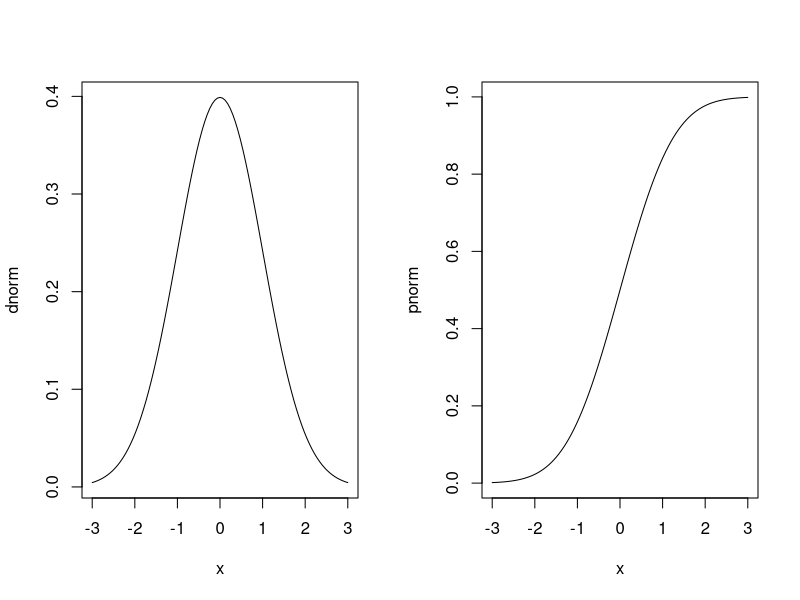
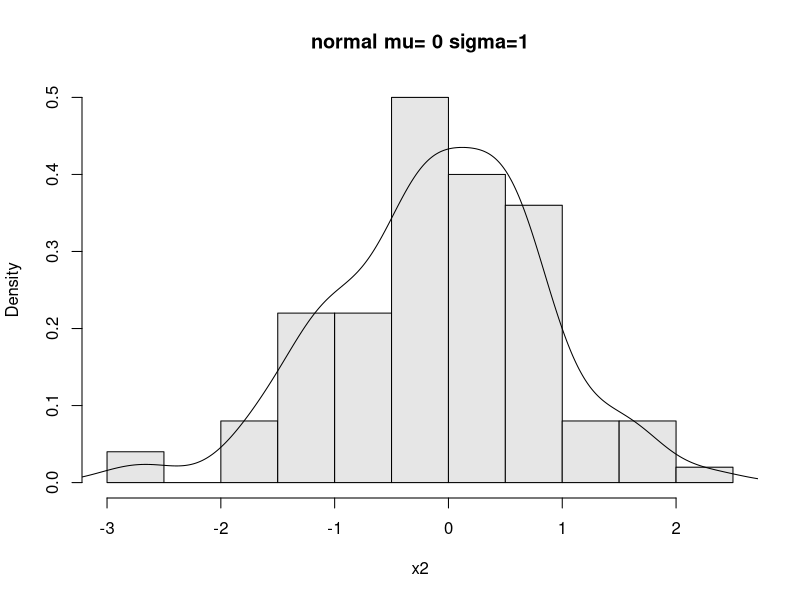
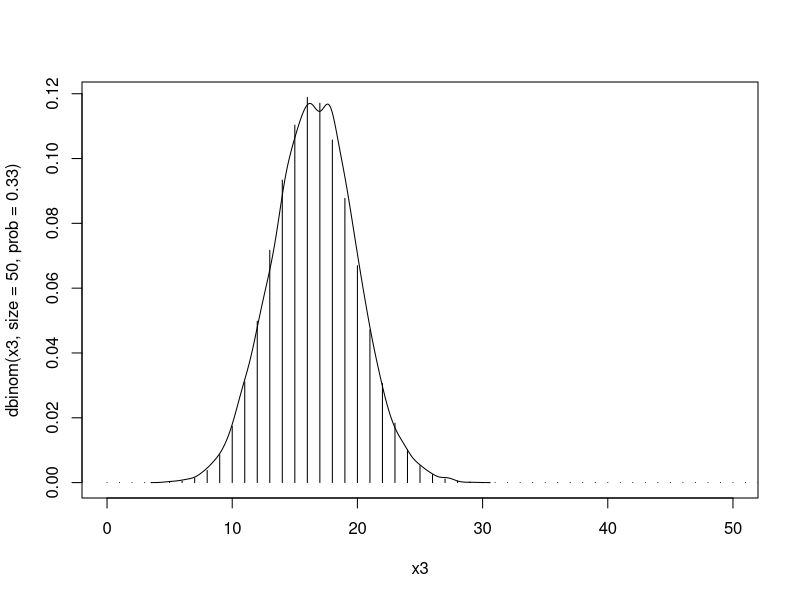
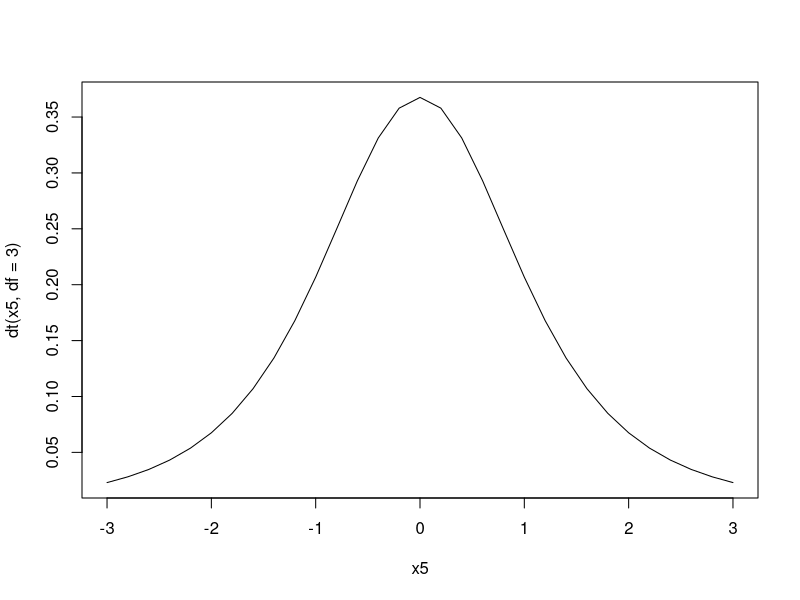
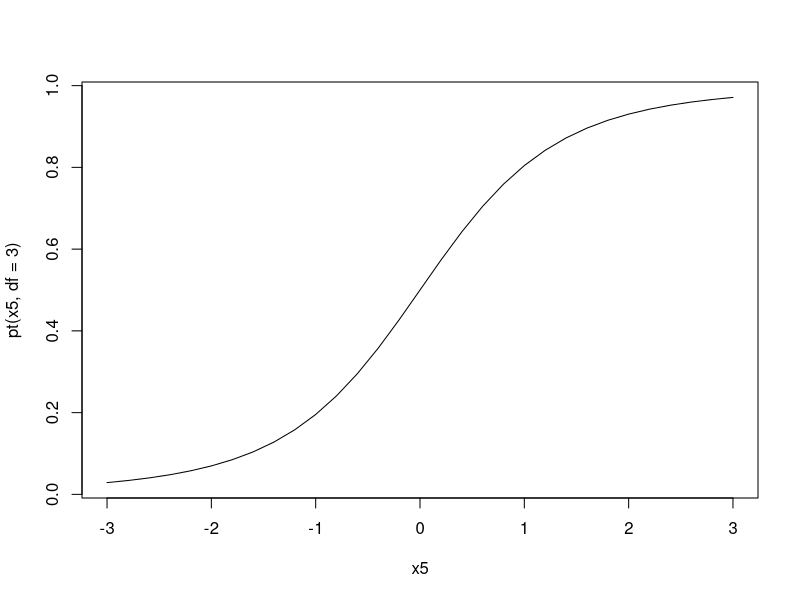
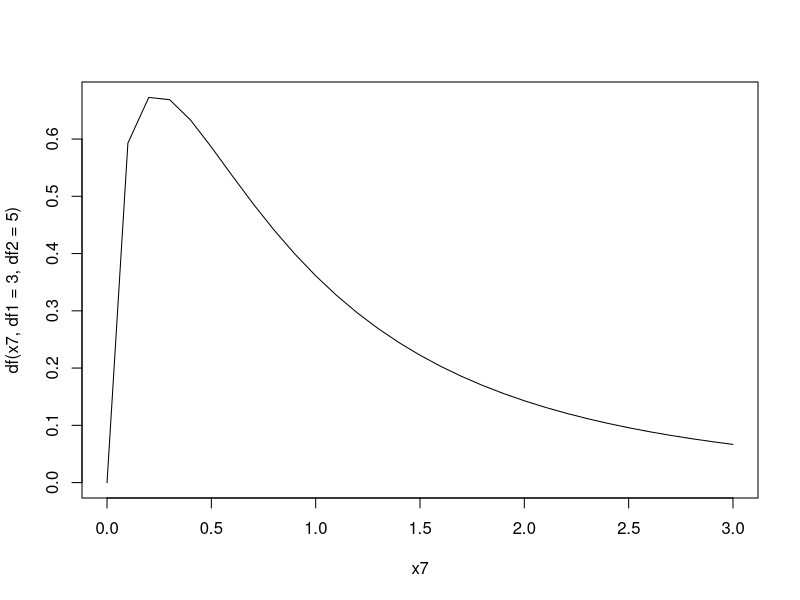
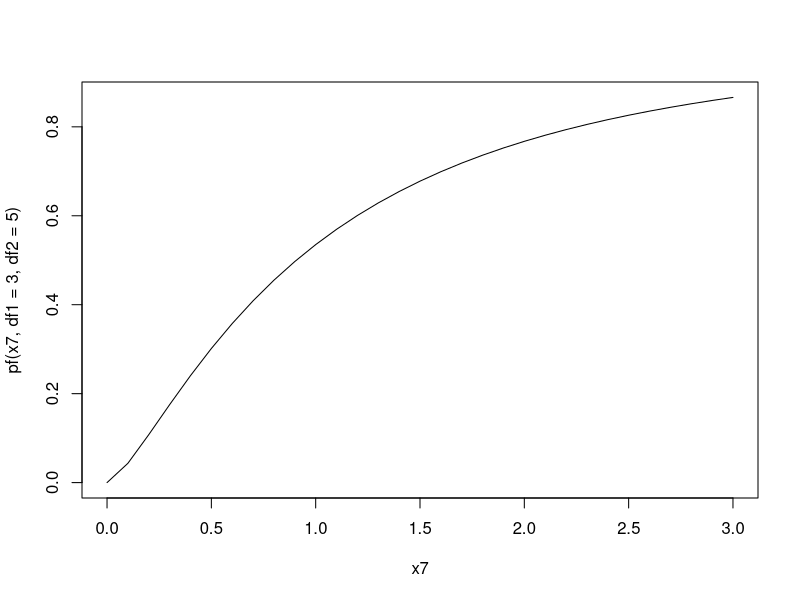
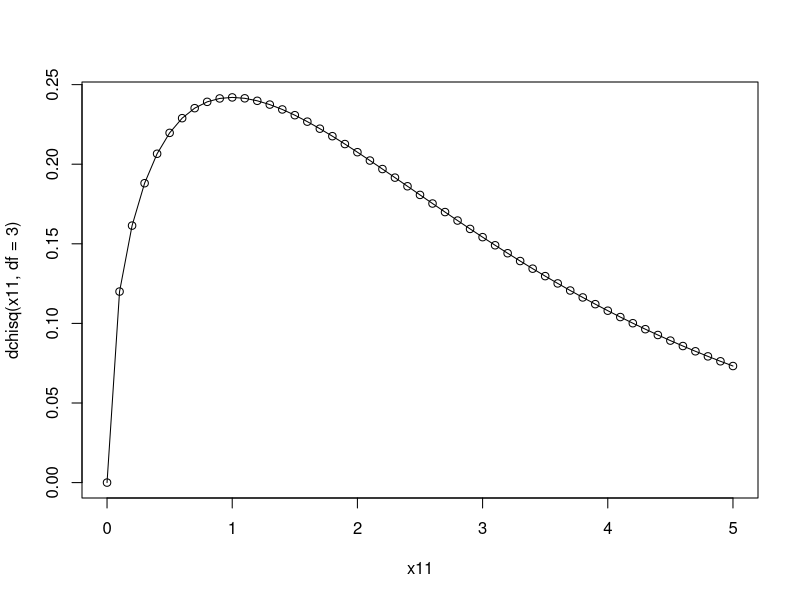

These charts were generated, in order, by the following R code:
setwd('E:/Rdata')
path<-'E:/data/homework/module5'
# 1.normal distribution
x1<-1.96
#calculate probability
p<-pnorm(x1)
alpha<-1-p # significance
#calculate critical value
q<-qnorm(p, mean = 0, sd = 1, lower.tail = TRUE)#left area
q<-qnorm(alpha, mean = 0, sd = 1, lower.tail = FALSE)#right area
q1<-qnorm(alpha/2, mean = 0, sd = 1, lower.tail = TRUE)#lower value
q2<-qnorm(alpha/2, mean = 0, sd = 1, lower.tail = FALSE)# upper value
# create random numbers obeying normal distribution
rnorm(10, mean = 2, sd = 1)
# plot normal distribution
par(mfrow = c(1, 2))
# plot density curve
plot(dnorm, -3, 3)
#plot probability curve
plot(pnorm, -3, 3)
# histogram & density curve
par(mfrow = c(1, 1))
x2<-rnorm(100, 0, 1)
hist(x2, probability = TRUE, col = gray(.9), main = 'normal mu= 0 sigma=1')
lines(density(x2), lty = 1)# add a density curve
#binomial distribution
x3<-0:10000
plot(x3, dbinom(x3, size = 50, prob = .33), type = 'h', xlim = c(0, 50))#density curve of binomial distribution
#binomial distribution & normal distribution
b<-rnorm(10000, mean = 50*0.33, sd = (50*0.33*0.67)^0.5)
lines(density(b), lty = 1)
#calculate probability p(-0.6 <= x =< -0.4) x ~ n(0.5, 3)
p1<-pnorm(-0.4, mean = 0.5, sd = 3, lower.tail = TRUE)
p2<-pnorm(-0.6, mean = 0.5, sd = 3, lower.tail = TRUE)
print(paste('Probability =', round(p1-p2, digits = 2)))

# 2.t distribution
#calculate probability
p1<-pt(1.96, df = 3, lower.tail = TRUE)
#calculate significance
alpha1<-1-p1
alpha1<-pt(1.96, df = 3, lower.tail = FALSE)
#calculate critical value
q1<-qt(0.9275739, df = 3, lower.tail = TRUE)
# generate 30 numbers obey t(3)
x4<-rt(30, df = 3)
#calculate probability x ~ t(3) p(0.4 < x <0.6)
p3<-pt(0.6, df = 3, lower.tail = TRUE)
p4<-pt(0.4, df = 3, lower.tail = TRUE)
round(p3-p4, digits = 3)
#density curve & probability curve
x5<-seq(-3, 3, by = 0.2)
plot(x5, dt(x5, df = 3), type = 'l')
plot(x5, pt(x5, df = 3), type = 'l')

# F distribution
# calculate probability
p5<-pf(1.96, df1 = 3, df2 =5, lower.tail = TRUE)
# 1-p5
p6<-pf(1.96, df1 = 3, df2 =5, lower.tail = FALSE)
# calculate critical value
q1<-qf(0.05, df1 = 3, df2 = 5, lower.tail = FALSE)
# generate 50 random numbers that obey F(3, 5)
x6<-rf(30, 3, 5)
# calculate p(1.4< x < 1.6) x ~ F(3, 5)
p7<-pf(1.6, df1 =3, df2 = 5, lower.tail = TRUE)
p8<-pf(1.4, df1 = 3, df2 = 5, lower.tail = TRUE)
print(p7-p8)
# density curve 
x7<-seq(0, 3, by = 0.1)
plot(x7, df(x7, df1 = 3, df2 = 5), lty = 1, type ='l' )
# probability curve
plot(x7, pf(x7, df1 = 3, df2 = 5), lty = 1, type ='l' )

# chi-square distribution
# calculate probability
p11<-pchisq(1.96, df = 3, lower.tail = TRUE)
# significance 1-p11
p12<-pchisq(1.96, df = 3, lower.tail = FALSE)
# calculate critical value
q11<-qchisq(0.05, df = 3, lower.tail = FALSE)
# generate 30 random numbers
x11<-rchisq(30, df = 3)
# calculate p(0.4< x < 0.6) x ~ chi-square(3)
p11<-pchisq(0.6, df = 3, lower.tail = TRUE)
p12<-pchisq(0.4, df = 3, lower.tail = TRUE)
print(p11-p12)
# density curve
x11<-seq(0, 5, by = 0.1)
plot(x11, dchisq(x11, df = 3), type = 'o')
# probability curve
plot(x11, pchisq(x11, df = 3), type = 'o')


